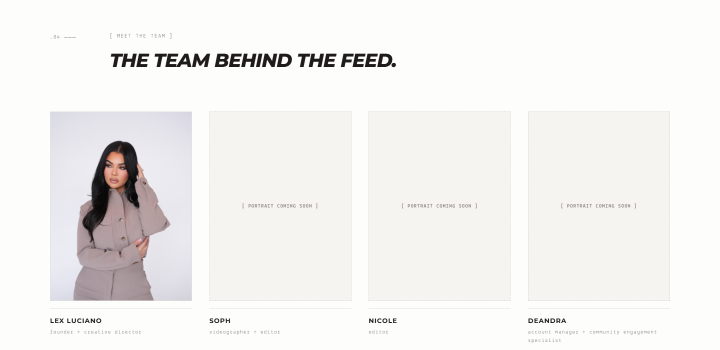
#> input picture scratch/proof_final_team.png, 1440 x 700 px, found by its file name (shown at 1/2 size)
$ python inspect_team_cards.py
#> lines starting #> are read from the running program, lines starting #| are printed output that depends on the picture
from PIL import Image

im = Image.open('scratch/proof_final_team.png')
#> im is the input picture: PIL image 1440x700 RGB; mean R, G, B 242, 240.8, 239.4
print("Team section proof size:", im.size)
#| Team section proof size: (1440, 700)
# inspect the four cards: each card has width ~280-300px
# Let's save each of the 4 cards individually
# The cards are distributed horizontally across page-wrap (x=100 to 1340)
w_page = 1240
start_x = (im.width - w_page) // 2
#> start_x = 100
card_w = (w_page - 3 * 28) // 4
print("Card width approx:", card_w)

for i in range(4):
    cx = start_x + i * (card_w + 28)
    card_crop = im.crop((cx, 80, cx + card_w, im.height - 20))
    card_crop.save(f'scratch/proof_card_{i+1}.png')
    print(f"Saved scratch/proof_card_{i+1}.png with size {card_crop.size}")
#> this loop made 4 passes
#> pass 1, `card_crop = im.crop((cx, 80, cx + card_w, im.height - 20))`:
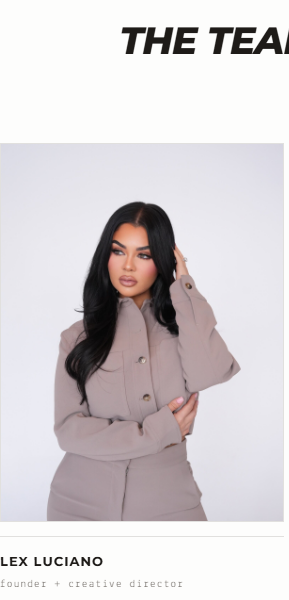
#> card_crop: PIL image 289x600 RGB; mean R, G, B 214.6, 209.5, 212
#> pass 2, `card_crop = im.crop((cx, 80, cx + card_w, im.height - 20))`:
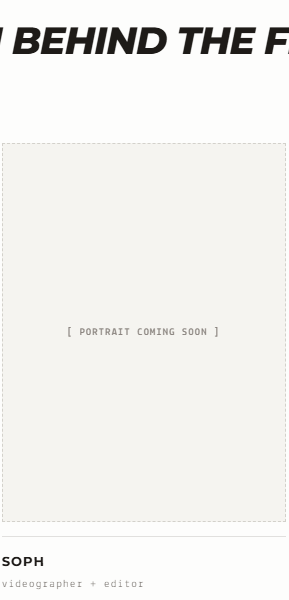
#> card_crop: PIL image 289x600 RGB; mean R, G, B 242, 241.3, 238.3
#> pass 3, `card_crop = im.crop((cx, 80, cx + card_w, im.height - 20))`:
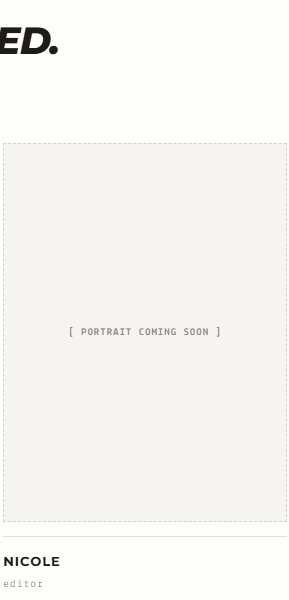
#> card_crop: PIL image 289x600 RGB; mean R, G, B 246.1, 245.5, 242.6
#> after the loop:
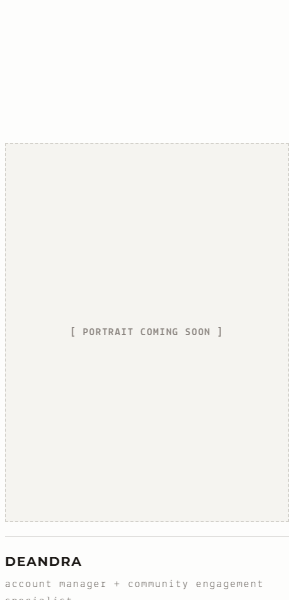
#> card_crop: PIL image 289x600 RGB; mean R, G, B 247, 246.3, 243.5
